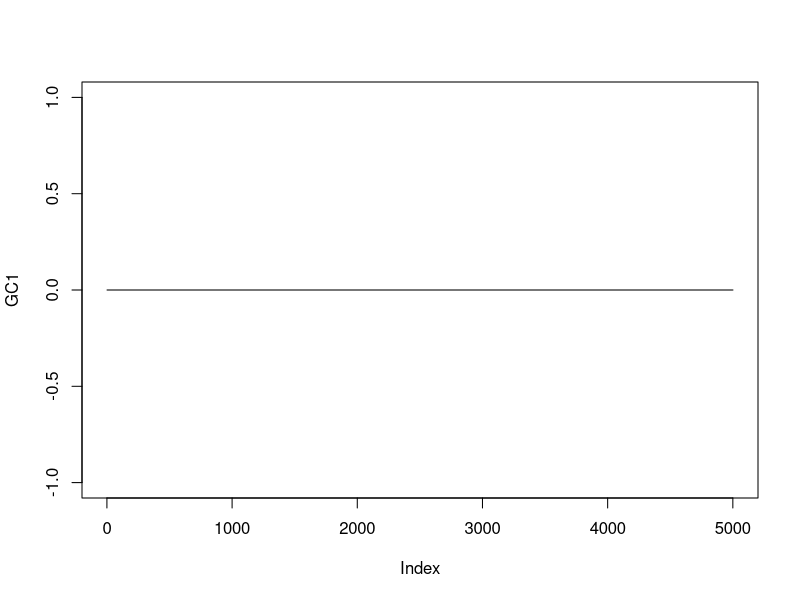
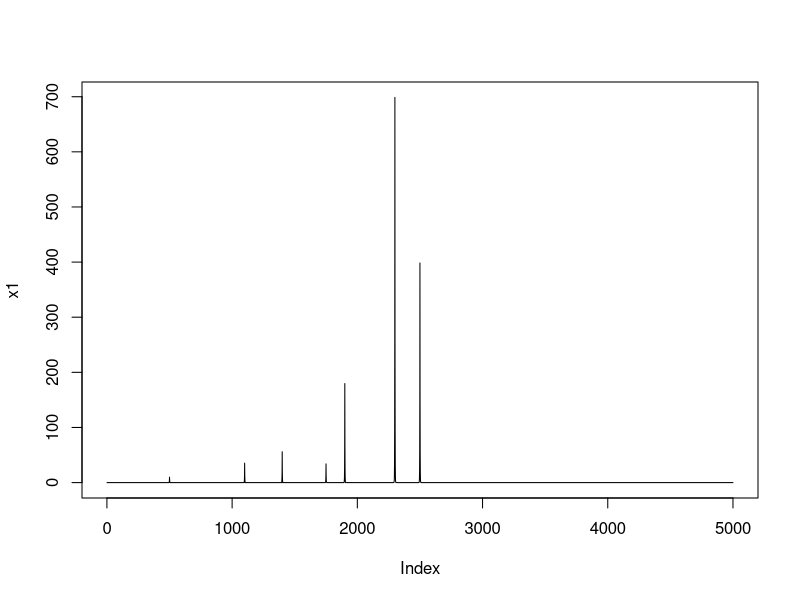

The R script that drew these images, in order: (Note: this script raises an error after producing the figures.)
library(stats4)
library(methods)
# creating the class signal
# 
rm(list = ls())


Peaks <- setRefClass("Peaks",fields = list(peak = "numeric",
                                   variance = "numeric",
                                   intensity = "numeric",
                                   window = "numeric",
                                   lowerlimit = "numeric",
                                   upperlimit = "numeric"),
                     methods = list(
                       print = function()
                       {
                         if(!any(length(peak) == length(variance) | 
                                 length(variance) == length(intensity) |
                                 length(peak == length(intensity)))) 
                           stop("vector peak, variance, and intensity must be same length")
                          
                         # number of peaks
                         np <- length(peak)
                         # create the vector for all the range of retention time
                          x <- rep(0,length(seq(lowerlimit,upperlimit,1)))
                          
                          # for each peak identify the window to be changed
                          sapply(1:np, function(j){
                            if(peak[j]-window[j]>0)
                            {
                              ini<- peak[j]-window[j]
                              fin<- peak[j]+window[j]
                              # obtain position to be changed
                              positionToChange <- seq(ini,fin,1)
                              
                              sapply(1:length(positionToChange),function(pos)
                              {
                                # generate a value from normal dist. with mean equal to
                                # intensity
                                x[pos]<-x[pos]+abs(rnorm(1,intensity[j],sqrt(variance[j])))
                                # exponential decay when the retention time differ from 
                                # the position of the peak
                                x[pos]<-x[pos]/exp(abs(peak[j]-pos)/2)
                              })                  
                              
                            }
                          })
                        print = x 
                       }
                     ))



peakset<-Peaks(peak =c(500,1100,1400,1750,1900,2300,2500),
               variance =c(2,2,1,1,1,1,1),
               intensity = c(10,35,55,35,180,700,400),
               window = c(3,3,3,5,5,10,10),
               lowerlimit = 0,
               upperlimit = 5000)


GC1<- peakset$print()
plot(GC1,type = "l")

x1 <- rep(0,5000)
for(j in 1:7 )
{
  if(peakset$peak[j]-peakset$window[j]>0)
  {
    ini<- peakset$peak[j]-peakset$window[j]
    fin<- peakset$peak[j]+peakset$window[j]
    # obtain position to be changed
    positionToChange <- seq(ini,fin,1)
    cat("\n",positionToChange,"\n")
    f1 <- abs(peakset$peak[j]-positionToChange)
    cat("\n",f1,"\n")
    flag <- 1
    
    x1[ini:fin]<-x1[ini:fin] + sapply(positionToChange,function(pos)
    {
      # generate a value from normal dist. with mean equal to
      # intensity
      aux1 <- abs(rnorm(1,peakset$intensity[j],sqrt(peakset$variance[j]) ) )/exp( abs(pos-peakset$peak[j]))
    })                  
  }
}

x1
summary(x1)
plot(x1,type ="l")

setClass("Peaks",
         slots = list(peak = "numeric", 
                      variance = "numeric", 
                      intensity = "numeric",
                      lowerlimit = "numeric",
                      upperlimit = "numeric"))





peakset<-Peaks(peak =c(500,1100,1400,1750,1900,2300,2500),
               variance =c(2,2,1,1,1,1,1),
               intensity = c(1,0.25,0.25,0.25,180,700,400),
               lowerlimit = 0,
               upperlimit = 5000)

  
